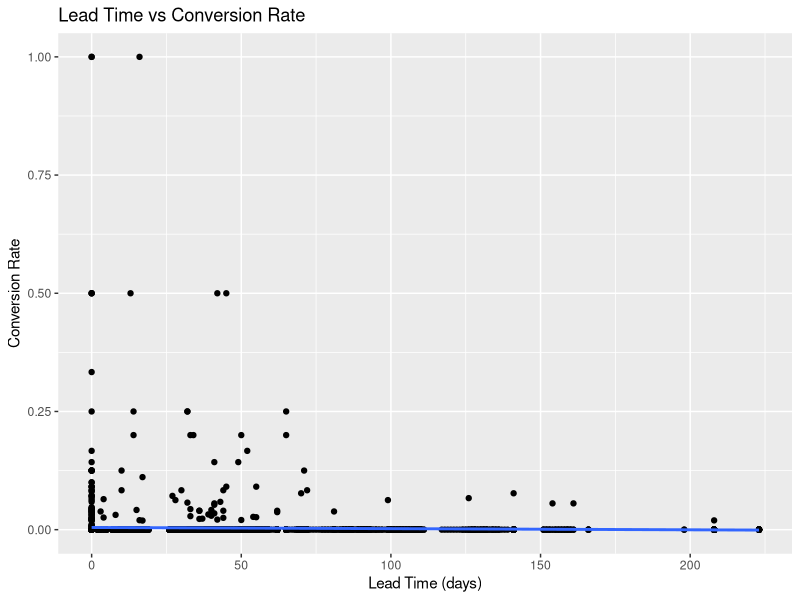
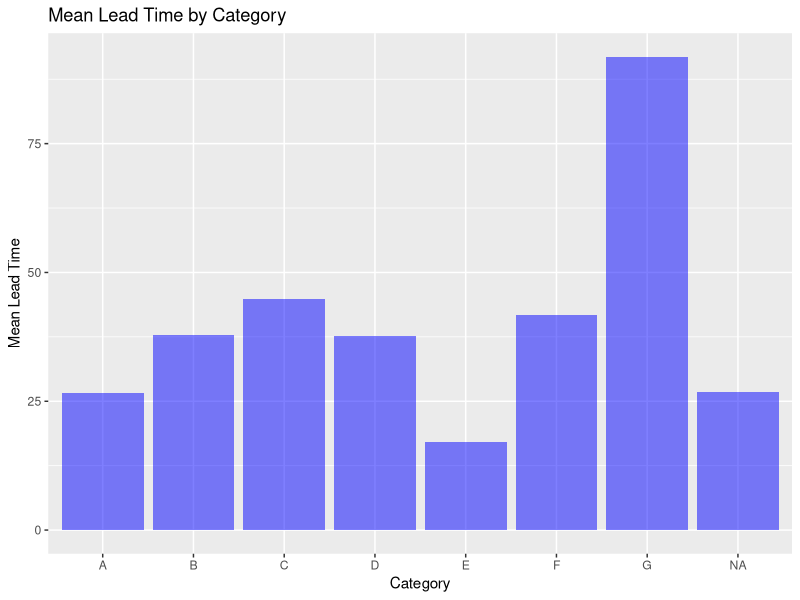
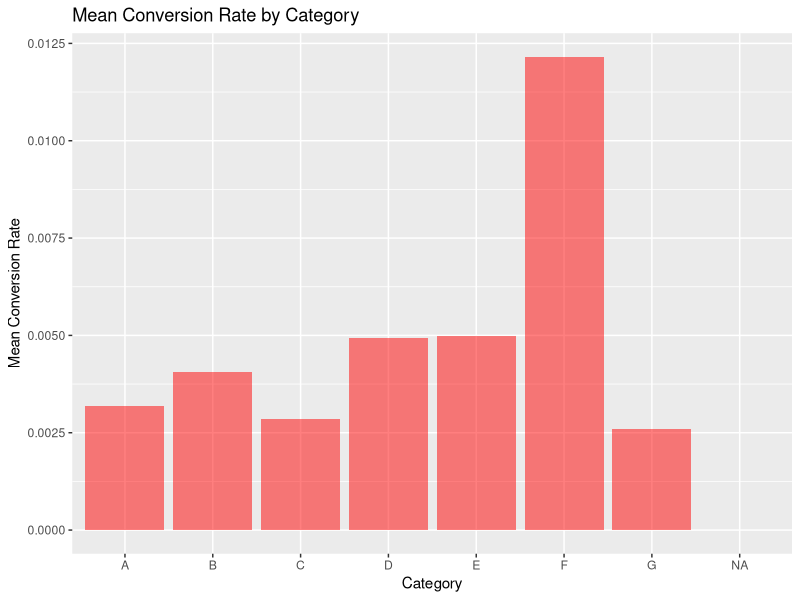
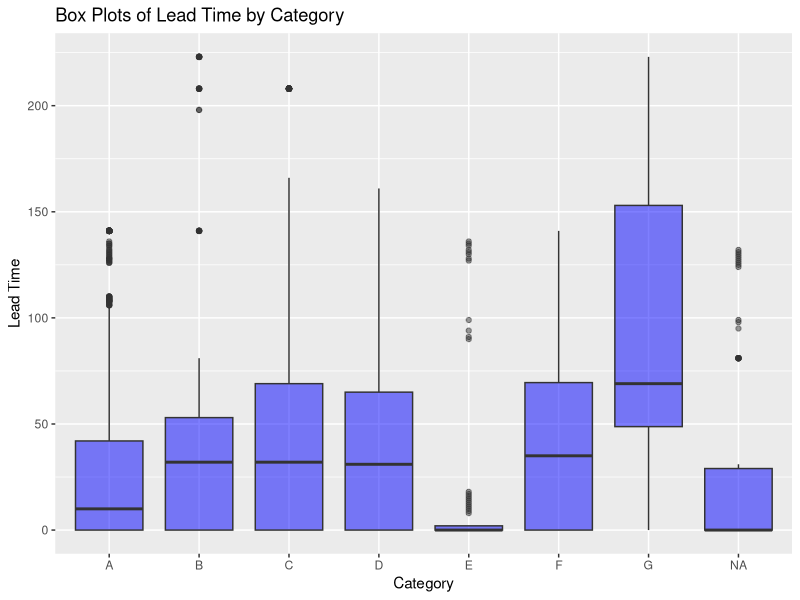
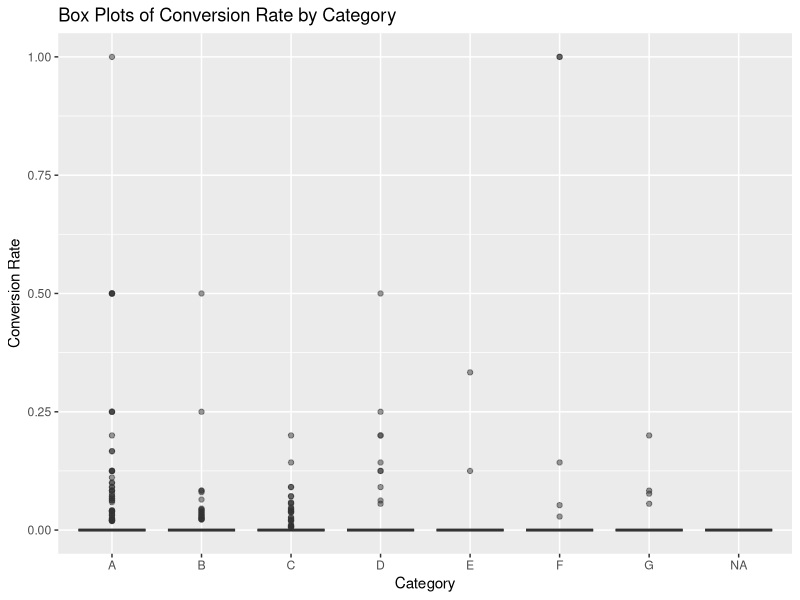
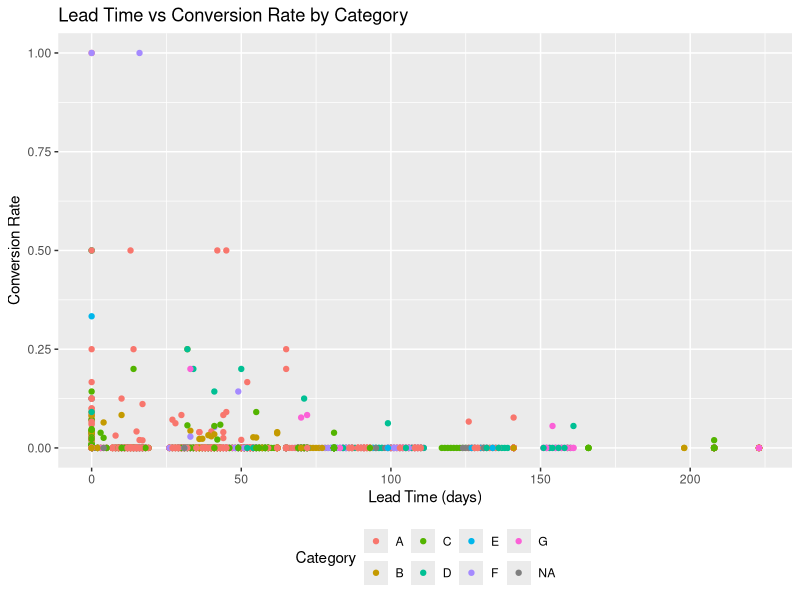

R code for these plots, in order:
## ---- chunk 1
library(readxl)
library(dplyr)
library(ggplot2)
library(tidyr)

#setwd([exact file path redacted])

data_1 = read_excel("data_1.xlsx")
data_2 = read_excel("data_2.xlsx")
## ---- chunk 2
# Merge the datasets
merged_data <- merge(data_1, data_2, by = c("product", "date"))
merged_data
## ---- chunk 3
merged_data
## ---- chunk 4
# Calculate conversion rate
merged_data$conversion_rate <- merged_data$purchases / merged_data$views
## ---- chunk 5
# Remove rows with NA, NaN, or Inf values in 'conversion_rate'
cleaned_data <- merged_data %>%
  filter(!is.na(conversion_rate) & !is.nan(conversion_rate) & is.finite(conversion_rate))
## ---- chunk 6
cleaned_data
## ---- chunk 7
# Calculate correlation
correlation <- cor(cleaned_data$leadtime, cleaned_data$conversion_rate)
correlation
## ---- chunk 8
# Fit linear regression model
model <- lm(conversion_rate ~ leadtime, data = cleaned_data)
summary(model)
## ---- chunk 9
# Group by category and calculate mean lead time and conversion rate
category_summary <- cleaned_data %>%
  group_by(category) %>%
  summarise(mean_leadtime = mean(leadtime),
            mean_conversion_rate = mean(conversion_rate))

category_summary
## ---- chunk 10
# Scatterplot of lead time vs conversion rate
ggplot(cleaned_data, aes(x = leadtime, y = conversion_rate)) +
  geom_point() +
  geom_smooth(method = "lm", se = FALSE) +
  labs(title = "Lead Time vs Conversion Rate",
       x = "Lead Time (days)",
       y = "Conversion Rate")
## ---- chunk 11
# Bar plot of mean lead time and conversion rate by category
ggplot(category_summary, aes(x = category)) +
  geom_bar(aes(y = mean_leadtime), stat = "identity", fill = "blue", alpha = 0.5) +
  labs(title = "Mean Lead Time by Category",
       x = "Category",
       y = "Mean Lead Time") +
  scale_fill_manual(values = c("blue", "red"), labels = c("Mean Lead Time", "Mean Conversion Rate")) +
  theme(legend.position = "bottom")
## ---- chunk 12
# Bar plot of meanconversion rate by category
ggplot(category_summary, aes(x = category)) +
  geom_bar(aes(y = mean_conversion_rate), stat = "identity", fill = "red", alpha = 0.5) +
  labs(title = "Mean Conversion Rate by Category",
       x = "Category",
       y = "Mean Conversion Rate") +
  scale_fill_manual(values = c("blue", "red"), labels = c("Mean Lead Time", "Mean Conversion Rate")) +
  theme(legend.position = "bottom")
## ---- chunk 13
# Box plots of lead time by category
ggplot(cleaned_data, aes(x = category)) +
  geom_boxplot(aes(y = leadtime), fill = "blue", alpha = 0.5) +
  labs(title = "Box Plots of Lead Time by Category",
       x = "Category",
       y = "Lead Time") +
  scale_fill_manual(values = c("blue", "red"), labels = c("Lead Time", "Conversion Rate")) +
  theme(legend.position = "bottom") +
  guides(fill = guide_legend(title = "Metric"))
## ---- chunk 14
# Box plots of conversion rate by category
ggplot(cleaned_data, aes(x = category)) +
  geom_boxplot(aes(y = conversion_rate), fill = "red", alpha = 0.5) +
  labs(title = "Box Plots of Conversion Rate by Category",
       x = "Category",
       y = "Conversion Rate") +
  scale_fill_manual(values = c("blue", "red"), labels = c("Lead Time", "Conversion Rate")) +
  theme(legend.position = "bottom") +
  guides(fill = guide_legend(title = "Metric"))
## ---- chunk 15
# Scatterplot of lead time vs conversion rate, colored by category
ggplot(cleaned_data, aes(x = leadtime, y = conversion_rate, color = category)) +
  geom_point() +
  labs(title = "Lead Time vs Conversion Rate by Category",
       x = "Lead Time (days)",
       y = "Conversion Rate") +
  theme(legend.position = "bottom") +
  guides(color = guide_legend(title = "Category"))
